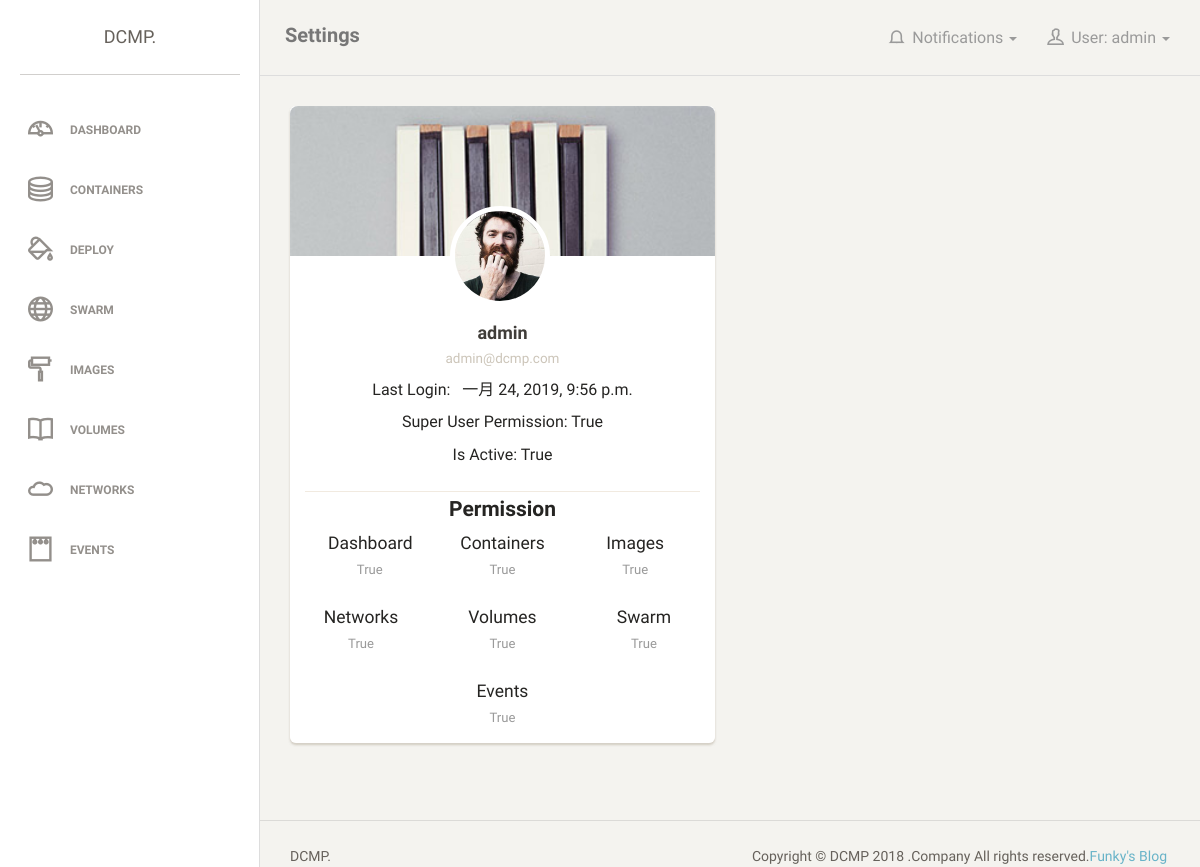
The app's page /dashboard/settings/ (signed in), older data.
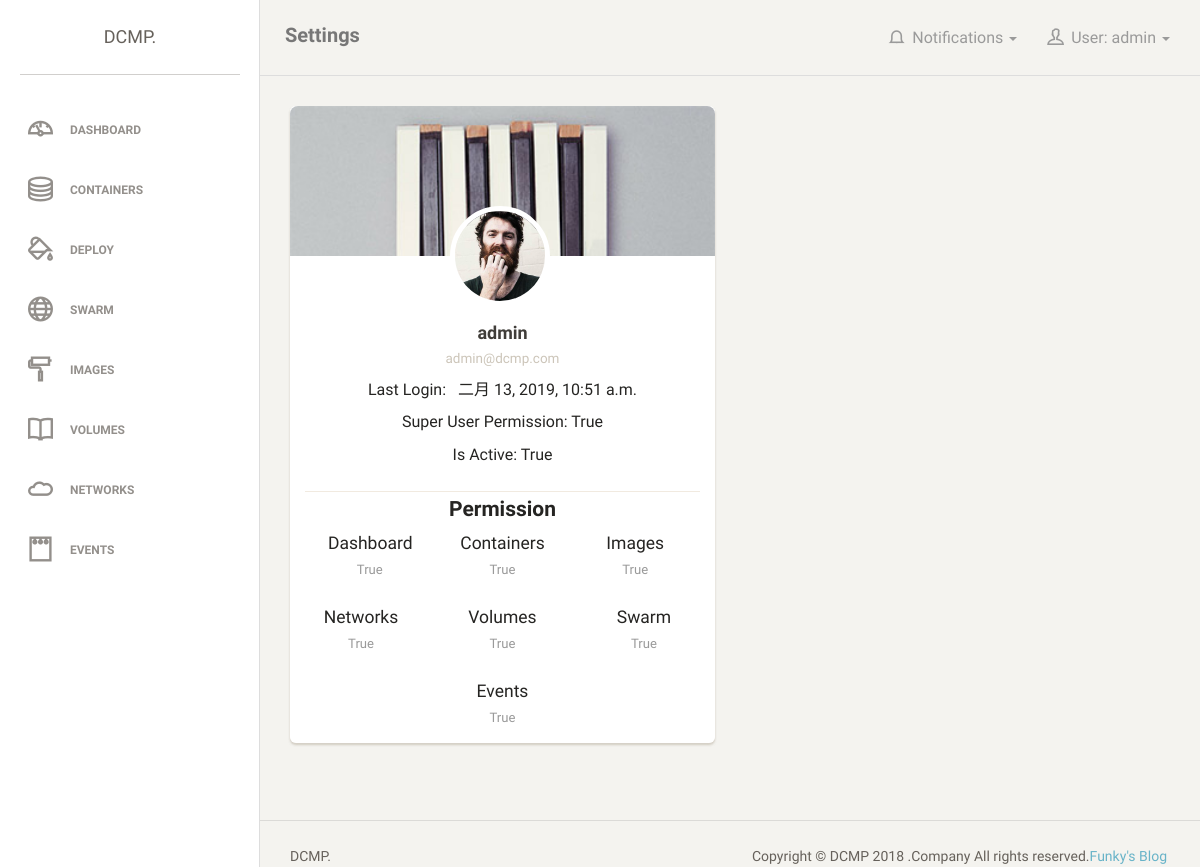
The same page, newer data.
### Dashboard/models.py (models this page shows)
class User(AbstractUser):
    dashboard_permission = models.BooleanField(default=True,
                                               verbose_name="Dashboard Permission"
                                               )
    containers_permission = models.BooleanField(default=False,
                                                verbose_name="Containers Permission"
                                                )
    images_permission = models.BooleanField(default=False,
                                            verbose_name="Images Permission"
                                            )
    networks_permission = models.BooleanField(default=False,
                                              verbose_name="Networks Permission"
                                              )
    volumes_permission = models.BooleanField(default=False,
                                             verbose_name="Volumes Permission"
                                             )
    swarm_permission = models.BooleanField(default=False,
                                           verbose_name="Swarm Permission"
                                           )
    events_permission = models.BooleanField(default=False,
                                            verbose_name="Events Permission"
                                            )
    objects = DashboardUserManager()

### Dashboard/views.py (the view, shortened to what this page needs)
# urls.py: path('settings/', views.dashboard_settings_view),
@csrf_exempt
def dashboard_settings_view(request):
    template_name = 'Dashboard/settings.html'
    user_perm = request.user
    if request.user.is_authenticated:
        context = {
            "user_last_login": request.user.last_login,
            "user": request.user.username,
            "user_info": user_perm,
            "dashboard": user_perm.dashboard_permission,
            "containers": user_perm.containers_permission,
            "images": user_perm.images_permission,
            "swarm": user_perm.swarm_permission,
            "volumes": user_perm.volumes_permission,
            "events": user_perm.events_permission,
            "networks": user_perm.networks_permission,
            "chpasswd_form": ChangePasswordForm(),
        }
        if request.method == "GET":
            return render(request, template_name=template_name, context=context)
    else:
        return redirect('/dashboard/login')

### Dashboard/templates/Dashboard/settings.html (shortened to what this page needs)
<!doctype html>
<html lang="en">
<head>
    {% load static %}
    <link href="{% static 'Dashboard/css/bootstrap.min.css' %}" rel="stylesheet" />
    <link href="{% static 'Dashboard/css/animate.min.css' %}" rel="stylesheet"/>
    <link href="{% static 'Dashboard/css/paper-dashboard.css' %}" rel="stylesheet"/>
    <link href="{% static "Dashboard/css/demo.css" %}" rel="stylesheet" />
    <link href="http://maxcdn.bootstrapcdn.com/font-awesome/latest/css/font-awesome.min.css" rel="stylesheet">
    <link href="{% static "Dashboard/css/themify-icons.css" %}" rel="stylesheet">
</head>
<body>
<div class="wrapper">
	<div class="sidebar" data-background-color="white" data-active-color="danger">
	<div class="sidebar-wrapper">
            <div class="logo">
                <a href="/dashboard/index" class="simple-text">
                    DCMP.
                </a>
            </div>
            <ul class="nav">
                <li>
                    <a href="/dashboard/index">
                        <i class="ti-dashboard"></i>
                        <p>Dashboard</p>
                    </a>
                </li>
                <li >
                    <a href="/dashboard/containers">
                        <i class="ti-server"></i>
                        <p>Containers</p>
                    </a>
                </li>
                <li>
                    <a href="/dashboard/deploy">
                        <i class="ti-paint-bucket"></i>
                        <p>Deploy</p>
                    </a>
                </li>
                <li >
                    <a href="/dashboard/swarm">
                        <i class="ti-world"></i>
                        <p>Swarm</p>
                    </a>
                </li>
                <li>
                    <a href="/dashboard/images">
                        <i class="ti-paint-roller"></i>
                        <p>Images</p>
                    </a>
                </li>
                <li>
                    <a href="/dashboard/volumes">
                        <i class="ti-book"></i>
                        <p>Volumes</p>
                    </a>
                </li>
                <li>
                    <a href="/dashboard/networks">
                        <i class="ti-cloud"></i>
                        <p>Networks</p>
                    </a>
                </li>
                <li>
                    <a href="/dashboard/events">
                        <i class="ti-notepad"></i>
                        <p>Events</p>
                    </a>
                </li>
            </ul>
    	</div>
    </div>
    <div class="main-panel">
        <nav class="navbar navbar-default">
            <div class="container-fluid">
                <div class="navbar-header">
                    <a class="navbar-brand" >Settings</a>
                </div>
                <div class="collapse navbar-collapse">
                    <ul class="nav navbar-nav navbar-right">
                        <li class="dropdown">
                              <a href="#" class="dropdown-toggle" data-toggle="dropdown">
                                    <i class="ti-bell"></i>
									<p>Notifications</p>
									<b class="caret"></b>
                              </a>
                        </li>
                        <li class="dropdown">
                              <a href="#" class="dropdown-toggle" data-toggle="dropdown">
                                    <i class="ti-user"></i>
									<p>User: {{ user }}</p>
									<b class="caret"></b>
                              </a>
                        </li>
                    </ul>
                </div>
            </div>
        </nav>
        <div class="content">
            <div class="container-fluid">
                <div class="row">
                    <div class="col-md-6">
                        <div class="card">
                            <div class="card card-user">
                            <div class="image">
                                <img src="{% static "Dashboard/img/background.jpg" %}" alt="..."/>
                            </div>
                            <div class="content">
                                <div class="author">
                                  <img class="avatar border-white" src="{% static "Dashboard/img/faces/face-2.jpg" %}" alt="..."/>
                                  <h4 class="title">{{ user }}<br />
                                     <a href="#"><small>{{ user_info.email }}</small></a>
                                  </h4>
                                </div>
                                <p class="description text-center center">
                                    <p class="center text-center">Last Login:  &nbsp;  {{  user_last_login }}</p>
                                    <p class="center text-center">Super User Permission: {{ user_info.is_superuser }}</p>
                                    <p class="center text-center">Is Active: {{ user_info.is_active }}</p>
                                </p>
                            </div>
                            <hr>
                            <div class="text-center">
                                <div class="row text-center">
                                    <h4 class="title">Permission</h4>
                                    <div class="col-md-3 col-md-offset-1">
                                        <h5>Dashboard<br /><small>{{ dashboard }}</small></h5>
                                    </div>
                                    <div class="col-md-4">
                                        <h5>Containers<br /><small>{{ containers }}</small></h5>
                                    </div>
                                    <div class="col-md-3">
                                        <h5>Images<br /><small>{{ images }}</small></h5>
                                    </div>
                                    <div class="row">
                                        <div class="col-md-3 col-md-offset-1">
                                        <h5>Networks<br /><small>{{ networks }}</small></h5>
                                    </div>
                                    <div class="col-md-4">
                                        <h5>Volumes<br /><small>{{ volumes }}</small></h5>
                                    </div>
                                    <div class="col-md-3">
                                        <h5>Swarm<br /><small>{{ swarm }}</small></h5>
                                    </div>
                                    </div>
                                    <div class="row text-center center">
                                         <div class="text-center center">
                                        <h5 class="text-center center">Events<br /><small>{{ events }}</small></h5>
                                        </div>
                                    </div>
                                </div>
                            </div>
                        </div>
                        </div>
                    </div>
                </div>
            </div>
        </div>
        <footer class="footer">
            <div class="container-fluid">
                <nav class="pull-left">
                    <ul>
                        <li>
                            <a href="/">
                                DCMP.
                            </a>
                        </li>
                    </ul>
                </nav>
                <div class="copyright pull-right">
                    Copyright &copy; DCMP 2018 .Company  All rights reserved.<a target="_blank" href="http://geekfan.top/">Funky's Blog</a>
                </div>
            </div>
        </footer>
    </div>
</div>
</body>
</html>

Row changes from the older to the newer data that the page shows:
changed User "admin": last_login "一月 24, 2019, 9:56 p.m." → "二月 13, 2019, 10:51 a.m."
